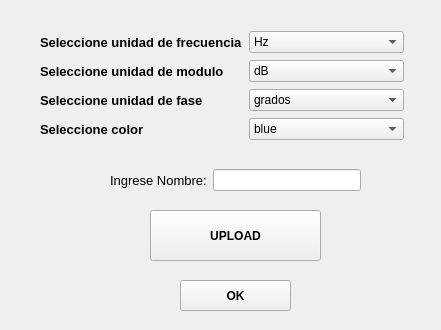
<?xml version="1.0" encoding="UTF-8"?>
<ui version="4.0">
 <class>Form</class>
 <widget class="QWidget" name="Form">
  <property name="geometry">
   <rect>
    <x>0</x>
    <y>0</y>
    <width>441</width>
    <height>330</height>
   </rect>
  </property>
  <property name="windowTitle">
   <string>Form</string>
  </property>
  <widget class="QPushButton" name="upload_medicion_pushButton_m">
   <property name="geometry">
    <rect>
     <x>150</x>
     <y>210</y>
     <width>171</width>
     <height>51</height>
    </rect>
   </property>
   <property name="font">
    <font>
     <weight>75</weight>
     <bold>true</bold>
    </font>
   </property>
   <property name="text">
    <string>UPLOAD</string>
   </property>
  </widget>
  <widget class="QPushButton" name="ok_medicion_pushButton_2_m">
   <property name="geometry">
    <rect>
     <x>180</x>
     <y>280</y>
     <width>111</width>
     <height>31</height>
    </rect>
   </property>
   <property name="font">
    <font>
     <weight>75</weight>
     <bold>true</bold>
    </font>
   </property>
   <property name="text">
    <string>OK</string>
   </property>
  </widget>
  <widget class="QWidget" name="gridLayoutWidget">
   <property name="geometry">
    <rect>
     <x>40</x>
     <y>30</y>
     <width>364</width>
     <height>111</height>
    </rect>
   </property>
   <layout class="QGridLayout" name="gridLayout">
    <item row="1" column="1">
     <widget class="QComboBox" name="medicion_modulo_comboBox_m">
      <item>
       <property name="text">
        <string>dB</string>
       </property>
      </item>
      <item>
       <property name="text">
        <string>Veces</string>
       </property>
      </item>
     </widget>
    </item>
    <item row="2" column="0">
     <widget class="QLabel" name="label_9">
      <property name="font">
       <font>
        <pointsize>10</pointsize>
        <weight>75</weight>
        <bold>true</bold>
       </font>
      </property>
      <property name="text">
       <string>Seleccione unidad de fase</string>
      </property>
     </widget>
    </item>
    <item row="0" column="1">
     <widget class="QComboBox" name="medicion_frec_comboBox_m">
      <item>
       <property name="text">
        <string>Hz</string>
       </property>
      </item>
      <item>
       <property name="text">
        <string>rad/seg</string>
       </property>
      </item>
     </widget>
    </item>
    <item row="1" column="0">
     <widget class="QLabel" name="label_8">
      <property name="font">
       <font>
        <pointsize>10</pointsize>
        <weight>75</weight>
        <bold>true</bold>
       </font>
      </property>
      <property name="text">
       <string>Seleccione unidad de modulo</string>
      </property>
     </widget>
    </item>
    <item row="0" column="0">
     <widget class="QLabel" name="label_6">
      <property name="font">
       <font>
        <pointsize>10</pointsize>
        <weight>75</weight>
        <bold>true</bold>
       </font>
      </property>
      <property name="text">
       <string>Seleccione unidad de frecuencia</string>
      </property>
     </widget>
    </item>
    <item row="2" column="1">
     <widget class="QComboBox" name="medicion_fase_comboBox_m">
      <item>
       <property name="text">
        <string>grados</string>
       </property>
      </item>
      <item>
       <property name="text">
        <string>rad</string>
       </property>
      </item>
     </widget>
    </item>
    <item row="3" column="0">
     <widget class="QLabel" name="label_10">
      <property name="font">
       <font>
        <pointsize>10</pointsize>
        <weight>75</weight>
        <bold>true</bold>
       </font>
      </property>
      <property name="text">
       <string>Seleccione color</string>
      </property>
     </widget>
    </item>
    <item row="3" column="1">
     <widget class="QComboBox" name="medicion_color_comboBox_m">
      <item>
       <property name="text">
        <string>blue</string>
       </property>
      </item>
      <item>
       <property name="text">
        <string>orange</string>
       </property>
      </item>
      <item>
       <property name="text">
        <string>green</string>
       </property>
      </item>
      <item>
       <property name="text">
        <string>red</string>
       </property>
      </item>
      <item>
       <property name="text">
        <string>cyan</string>
       </property>
      </item>
      <item>
       <property name="text">
        <string>magenta</string>
       </property>
      </item>
      <item>
       <property name="text">
        <string>gold</string>
       </property>
      </item>
      <item>
       <property name="text">
        <string>violet</string>
       </property>
      </item>
     </widget>
    </item>
   </layout>
  </widget>
  <widget class="QWidget" name="horizontalLayoutWidget">
   <property name="geometry">
    <rect>
     <x>110</x>
     <y>160</y>
     <width>251</width>
     <height>41</height>
    </rect>
   </property>
   <layout class="QHBoxLayout" name="horizontalLayout">
    <item>
     <widget class="QLabel" name="label_7">
      <property name="font">
       <font>
        <pointsize>10</pointsize>
       </font>
      </property>
      <property name="text">
       <string>Ingrese Nombre:</string>
      </property>
     </widget>
    </item>
    <item>
     <widget class="QLineEdit" name="nombre_graph_medicion_m"/>
    </item>
   </layout>
  </widget>
 </widget>
 <resources/>
 <connections/>
</ui>
